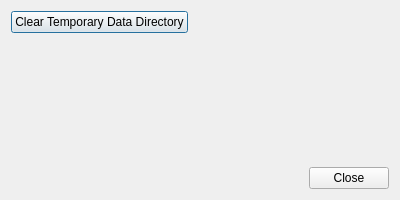
<?xml version="1.0" encoding="UTF-8"?>

<!--
#
# Copyright (c) 2024 HERE Europe B.V.
#
# SPDX-License-Identifier: MIT
# License-Filename: LICENSE
#
-->

<ui version="4.0">
 <class>SettingsDialog</class>
 <widget class="QDialog" name="SettingsDialog">
  <property name="geometry">
   <rect>
    <x>0</x>
    <y>0</y>
    <width>400</width>
    <height>200</height>
   </rect>
  </property>
  <property name="windowTitle">
   <string>Settings</string>
  </property>
  <layout class="QVBoxLayout" name="verticalLayout">
   <item>
    <layout class="QHBoxLayout" name="topLayout">
     <item>
      <widget class="QPushButton" name="btn_clear_tmp">
       <property name="text">
        <string>Clear Temporary Data Directory</string>
       </property>
      </widget>
     </item>
     <item>
      <spacer name="horizontalSpacer">
       <property name="orientation">
        <enum>Qt::Horizontal</enum>
       </property>
       <property name="sizeHint" stdset="0">
        <size>
         <width>40</width>
         <height>20</height>
        </size>
       </property>
      </spacer>
     </item>
    </layout>
   </item>
   <item>
    <spacer name="verticalSpacer">
     <property name="orientation">
      <enum>Qt::Vertical</enum>
     </property>
     <property name="sizeHint" stdset="0">
      <size>
       <width>20</width>
       <height>40</height>
      </size>
     </property>
    </spacer>
   </item>
   <item>
    <layout class="QHBoxLayout" name="bottomLayout">
     <item>
      <spacer name="horizontalSpacer2">
       <property name="orientation">
        <enum>Qt::Horizontal</enum>
       </property>
       <property name="sizeHint" stdset="0">
        <size>
         <width>0</width>
         <height>0</height>
        </size>
       </property>
      </spacer>
     </item>
     <item>
      <widget class="QPushButton" name="btn_close">
       <property name="text">
        <string>Close</string>
       </property>
      </widget>
     </item>
    </layout>
   </item>
  </layout>
 </widget>
 <resources/>
 <connections/>
</ui>
